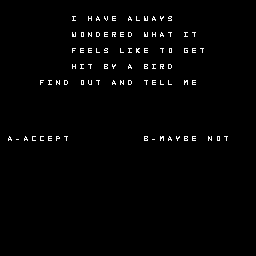

A level layout from a 2D game, rendered from its tile map. Below: a short description, then the map file with its tile-grid data intact:
An orthogonal 32x32 tile map with 8x8 px tiles, 1 tile layer (Tile Layer 1).

<map version="1.10" tiledversion="1.10.2" orientation="orthogonal" renderorder="right-down" width="32" height="32" tilewidth="8" tileheight="8" infinite="0" nextlayerid="2" nextobjectid="1">
 <editorsettings>
  <export target="text1.c" format="gba" />
 </editorsettings>
 <tileset firstgid="1" source="text.tsx" />
 <layer id="1" name="Tile Layer 1" width="32" height="32">
  <data encoding="csv">
0,0,0,0,0,0,0,0,0,0,0,0,0,0,0,0,0,0,0,0,0,0,0,0,0,0,0,0,0,0,0,0,
0,0,0,1,1,1,0,0,0,0,0,0,0,0,0,0,0,0,0,0,0,0,0,0,0,0,0,0,0,0,0,0,
0,0,1,1,1,1,0,0,0,10,0,9,2,23,6,0,2,13,24,2,26,20,0,0,0,0,0,0,0,0,0,0,
0,0,1,1,1,1,0,0,0,1,1,1,1,0,0,0,0,0,0,0,0,0,0,0,0,0,0,0,0,0,0,0,
0,0,1,1,1,1,0,0,0,24,16,15,5,6,19,6,5,0,24,9,2,21,0,10,21,0,0,0,0,0,0,0,
0,0,1,1,1,1,0,0,0,0,0,0,0,0,0,0,0,0,0,0,0,0,0,0,0,0,0,0,0,0,0,0,
0,0,0,0,0,0,0,0,0,7,6,6,13,20,0,13,10,12,6,0,21,16,0,8,6,21,0,0,0,0,0,0,
0,0,0,0,0,0,0,0,0,0,0,0,0,0,0,0,0,0,0,0,0,0,0,0,0,0,0,0,0,0,0,0,
0,0,0,0,0,0,0,0,0,9,10,21,0,3,26,0,2,0,3,10,19,5,0,0,0,0,0,0,0,0,0,0,
0,0,0,0,0,0,0,0,0,0,0,0,0,0,0,0,0,0,0,0,0,0,0,0,0,0,0,0,0,0,0,0,
1,1,1,1,1,7,10,15,5,0,16,22,21,0,2,15,5,1,21,6,13,13,0,14,6,0,0,0,0,0,0,0,
0,0,0,0,0,0,0,0,0,0,0,0,0,0,0,0,0,0,0,0,0,0,0,0,0,0,0,0,0,0,0,0,
0,0,0,0,0,0,0,0,0,0,0,0,0,0,0,0,0,0,0,0,0,0,0,0,0,0,0,0,0,0,0,0,
0,0,0,0,0,0,0,0,0,0,0,0,0,0,0,0,0,0,0,0,0,0,0,0,0,0,0,0,0,0,0,0,
0,0,0,0,0,0,0,0,0,0,0,0,0,0,0,0,0,0,0,0,0,0,0,0,0,0,0,0,0,0,0,0,
0,0,0,0,0,0,0,0,0,0,0,0,0,0,0,0,0,0,0,0,0,0,0,0,0,0,0,0,0,0,0,0,
0,0,0,0,0,0,0,0,0,0,0,0,0,0,0,0,0,0,0,0,0,0,0,0,0,0,0,0,0,0,0,0,
0,2,38,2,4,4,6,17,21,0,0,0,0,0,0,0,0,0,3,38,14,2,26,3,6,0,15,16,21,0,0,0,
0,0,0,0,0,0,0,0,0,0,0,0,0,0,0,0,0,0,0,0,0,0,0,0,0,0,0,0,0,0,0,0,
0,0,0,0,0,0,0,0,0,0,0,0,0,0,0,0,0,0,0,0,0,0,0,0,0,0,0,0,0,0,0,0,
0,0,0,0,0,0,0,0,0,0,0,0,0,0,0,0,0,0,0,0,0,0,0,0,0,0,0,0,0,0,0,0,
0,0,0,0,0,0,0,0,0,0,0,0,0,0,0,0,0,0,0,0,0,0,0,0,0,0,0,0,0,0,0,0,
0,0,0,0,0,0,0,0,0,0,0,0,0,0,0,0,0,0,0,0,0,0,0,0,0,0,0,0,0,0,0,0,
0,0,0,0,0,0,0,0,0,0,0,0,0,0,0,0,0,0,0,0,0,0,0,0,0,0,0,0,0,0,0,0,
0,0,0,0,0,0,0,0,0,0,0,0,0,0,0,0,0,0,0,0,0,0,0,0,0,0,0,0,0,0,0,0,
0,0,0,0,0,0,0,0,0,0,0,0,0,0,0,0,0,0,0,0,0,0,0,0,0,0,0,0,0,0,0,0,
0,0,0,0,0,0,0,0,0,0,0,0,0,0,0,0,0,0,0,0,0,0,0,0,0,0,0,0,0,0,0,0,
0,0,0,0,0,0,0,0,0,0,0,0,0,0,0,0,0,0,0,0,0,0,0,0,0,0,0,0,0,0,0,0,
0,0,0,0,0,0,0,0,0,0,0,0,0,0,0,0,0,0,0,0,0,0,0,0,0,0,0,0,0,0,0,0,
0,0,0,0,0,0,0,0,0,0,0,0,0,0,0,0,0,0,0,0,0,0,0,0,0,0,0,0,0,0,0,0,
0,0,0,0,0,0,0,0,0,0,0,0,0,0,0,0,0,0,0,0,0,0,0,0,0,0,0,0,0,0,0,0,
0,0,0,0,0,0,0,0,0,0,0,0,0,0,0,0,0,0,0,0,0,0,0,0,0,0,0,0,0,0,0,0
</data>
 </layer>
</map>
